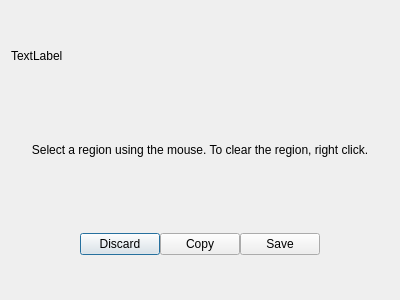
<?xml version="1.0" encoding="UTF-8"?>
<ui version="4.0">
 <class>screenshotWindow</class>
 <widget class="QDialog" name="screenshotWindow">
  <property name="geometry">
   <rect>
    <x>0</x>
    <y>0</y>
    <width>400</width>
    <height>300</height>
   </rect>
  </property>
  <property name="windowTitle">
   <string notr="true">Dialog</string>
  </property>
  <layout class="QVBoxLayout" name="verticalLayout">
   <item>
    <widget class="QLabel" name="label">
     <property name="cursor">
      <cursorShape>CrossCursor</cursorShape>
     </property>
     <property name="text">
      <string notr="true">TextLabel</string>
     </property>
     <property name="scaledContents">
      <bool>true</bool>
     </property>
    </widget>
   </item>
   <item>
    <widget class="QLabel" name="label_2">
     <property name="text">
      <string>Select a region using the mouse. To clear the region, right click.</string>
     </property>
     <property name="alignment">
      <set>Qt::AlignCenter</set>
     </property>
    </widget>
   </item>
   <item>
    <widget class="QFrame" name="buttonFrame">
     <layout class="QHBoxLayout" name="horizontalLayout">
      <property name="spacing">
       <number>0</number>
      </property>
      <property name="leftMargin">
       <number>0</number>
      </property>
      <property name="topMargin">
       <number>0</number>
      </property>
      <property name="rightMargin">
       <number>0</number>
      </property>
      <property name="bottomMargin">
       <number>0</number>
      </property>
      <item>
       <spacer name="horizontalSpacer">
        <property name="orientation">
         <enum>Qt::Horizontal</enum>
        </property>
        <property name="sizeHint" stdset="0">
         <size>
          <width>40</width>
          <height>20</height>
         </size>
        </property>
       </spacer>
      </item>
      <item>
       <widget class="QPushButton" name="discardButton">
        <property name="text">
         <string>Discard</string>
        </property>
        <property name="icon">
         <iconset theme="dialog-cancel">
          <normaloff>.</normaloff>.</iconset>
        </property>
       </widget>
      </item>
      <item>
       <widget class="QPushButton" name="copyButton">
        <property name="text">
         <string>Copy</string>
        </property>
        <property name="icon">
         <iconset theme="edit-copy">
          <normaloff>.</normaloff>.</iconset>
        </property>
       </widget>
      </item>
      <item>
       <widget class="QPushButton" name="saveButton">
        <property name="text">
         <string>Save</string>
        </property>
        <property name="icon">
         <iconset theme="document-save">
          <normaloff>.</normaloff>.</iconset>
        </property>
       </widget>
      </item>
      <item>
       <spacer name="horizontalSpacer_2">
        <property name="orientation">
         <enum>Qt::Horizontal</enum>
        </property>
        <property name="sizeHint" stdset="0">
         <size>
          <width>40</width>
          <height>20</height>
         </size>
        </property>
       </spacer>
      </item>
     </layout>
    </widget>
   </item>
  </layout>
 </widget>
 <resources/>
 <connections/>
</ui>
